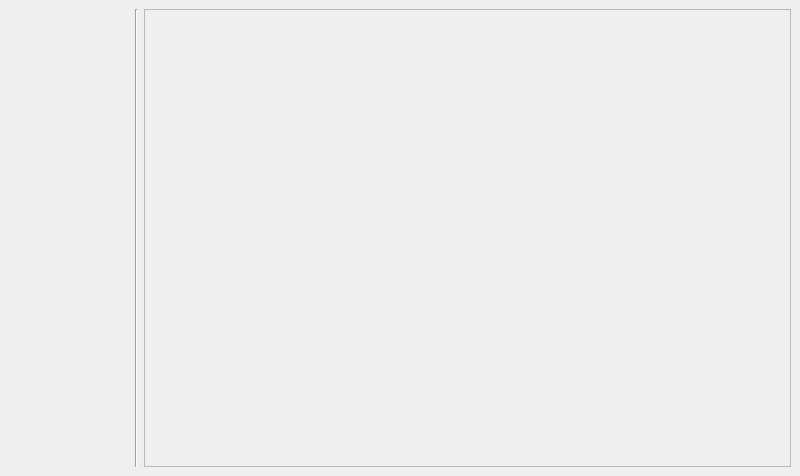
<?xml version="1.0" encoding="UTF-8"?>
<ui version="4.0">
 <class>MainWindow</class>
 <widget class="QMainWindow" name="MainWindow">
  <property name="geometry">
   <rect>
    <x>0</x>
    <y>0</y>
    <width>800</width>
    <height>476</height>
   </rect>
  </property>
  <property name="windowTitle">
   <string>Import data from FieldLogger</string>
  </property>
  <widget class="QWidget" name="centralwidget">
   <layout class="QGridLayout" name="gridLayout_main">
    <item row="0" column="0" rowspan="3">
     <widget class="QWidget" name="widget" native="true">
      <property name="sizePolicy">
       <sizepolicy hsizetype="Fixed" vsizetype="Preferred">
        <horstretch>0</horstretch>
        <verstretch>0</verstretch>
       </sizepolicy>
      </property>
      <property name="minimumSize">
       <size>
        <width>120</width>
        <height>0</height>
       </size>
      </property>
      <layout class="QGridLayout" name="gridLayout_buttons"/>
     </widget>
    </item>
    <item row="0" column="1" rowspan="3">
     <widget class="Line" name="line">
      <property name="sizePolicy">
       <sizepolicy hsizetype="Fixed" vsizetype="Expanding">
        <horstretch>0</horstretch>
        <verstretch>0</verstretch>
       </sizepolicy>
      </property>
      <property name="minimumSize">
       <size>
        <width>0</width>
        <height>200</height>
       </size>
      </property>
      <property name="orientation">
       <enum>Qt::Vertical</enum>
      </property>
     </widget>
    </item>
    <item row="0" column="2" rowspan="3">
     <widget class="QScrollArea" name="scrollArea">
      <property name="sizePolicy">
       <sizepolicy hsizetype="MinimumExpanding" vsizetype="MinimumExpanding">
        <horstretch>0</horstretch>
        <verstretch>0</verstretch>
       </sizepolicy>
      </property>
      <property name="minimumSize">
       <size>
        <width>200</width>
        <height>200</height>
       </size>
      </property>
      <property name="verticalScrollBarPolicy">
       <enum>Qt::ScrollBarAsNeeded</enum>
      </property>
      <property name="horizontalScrollBarPolicy">
       <enum>Qt::ScrollBarAsNeeded</enum>
      </property>
      <property name="widgetResizable">
       <bool>true</bool>
      </property>
      <widget class="QWidget" name="scrollAreaWidgetContents">
       <property name="geometry">
        <rect>
         <x>0</x>
         <y>0</y>
         <width>643</width>
         <height>454</height>
        </rect>
       </property>
       <property name="sizePolicy">
        <sizepolicy hsizetype="MinimumExpanding" vsizetype="MinimumExpanding">
         <horstretch>0</horstretch>
         <verstretch>0</verstretch>
        </sizepolicy>
       </property>
       <property name="minimumSize">
        <size>
         <width>180</width>
         <height>200</height>
        </size>
       </property>
       <layout class="QVBoxLayout" name="main_vertical_layout">
        <property name="sizeConstraint">
         <enum>QLayout::SetMinimumSize</enum>
        </property>
        <property name="topMargin">
         <number>9</number>
        </property>
       </layout>
      </widget>
     </widget>
    </item>
   </layout>
  </widget>
 </widget>
 <resources/>
 <connections/>
</ui>
